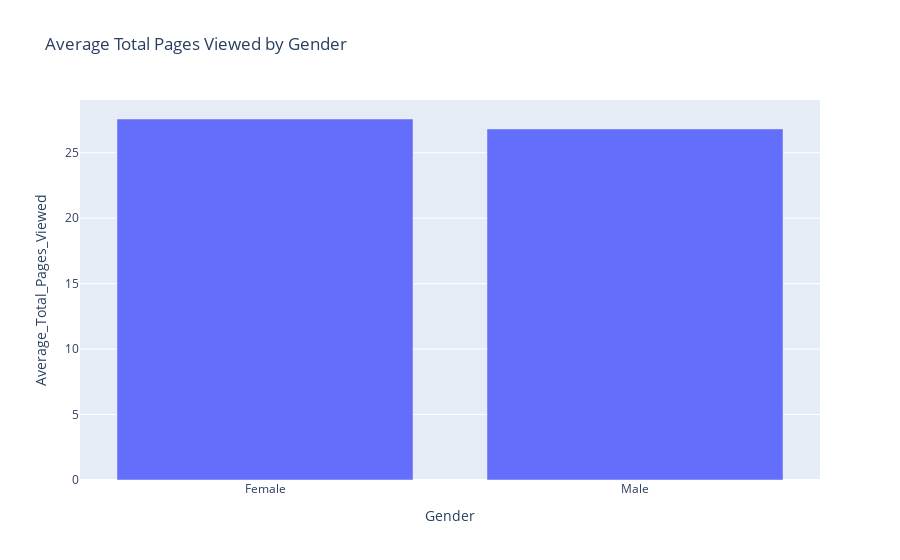

The notebook cell this image was saved under:
### Markdown cell above
__The average total pages viewed by gender__

### Code cell
# Grouped Analysis
gender_grouped = data.groupby('Gender')['Total_Pages_Viewed'].mean().reset_index()
gender_grouped.columns = ['Gender', 'Average_Total_Pages_Viewed']
fig = px.bar(gender_grouped, x='Gender', y='Average_Total_Pages_Viewed',
             title='Average Total Pages Viewed by Gender')
fig.show()

### Figure 1 — Plotly figure (JSON) as saved in the notebook; plotly's stock layout.template omitted (floating-point values rounded to 4 significant figures)
{"data": [{"hovertemplate": "Gender=%{x}<br>Average_Total_Pages_Viewed=%{y}<extra></extra>", "legendgroup": "", "marker": {"color": "#636efa", "pattern": {"shape": ""}}, "name": "", "orientation": "v", "showlegend": false, "textposition": "auto", "type": "bar", "x": ["Female", "Male"], "xaxis": "x", "y": [27.58, 26.82], "yaxis": "y"}], "layout": {"barmode": "relative", "legend": {"tracegroupgap": 0}, "title": {"text": "Average Total Pages Viewed by Gender"}, "xaxis": {"anchor": "y", "domain": [0, 1], "title": {"text": "Gender"}}, "yaxis": {"anchor": "x", "domain": [0, 1], "title": {"text": "Average_Total_Pages_Viewed"}}}}
